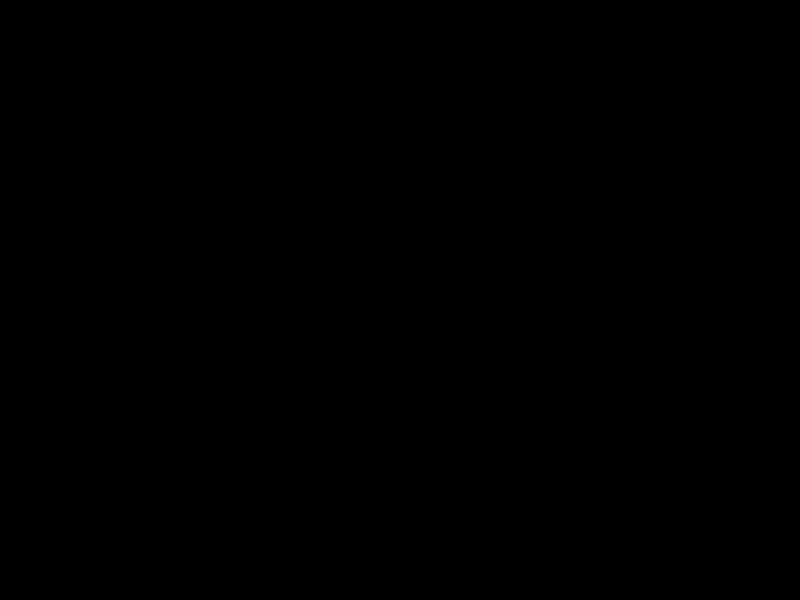
Frame 1 (no input)
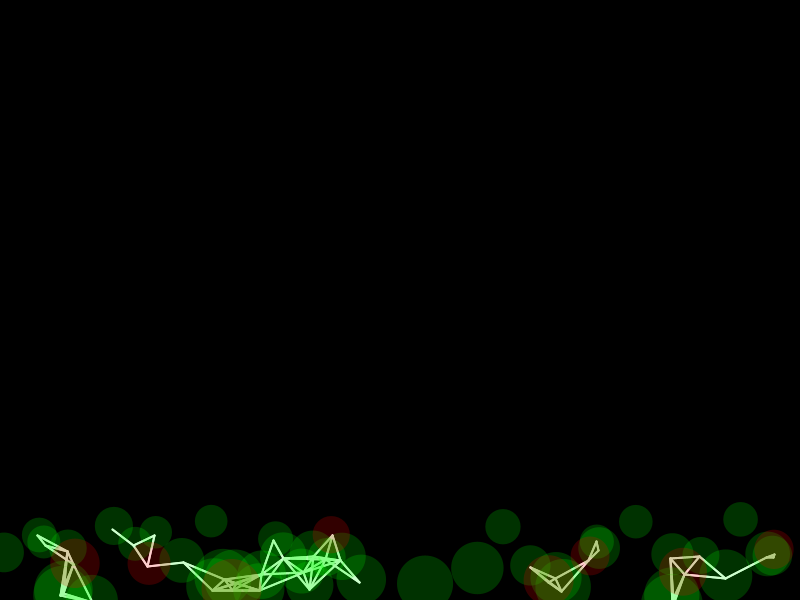
Frame 60 (the mouse pressed at the canvas centre just before this capture)
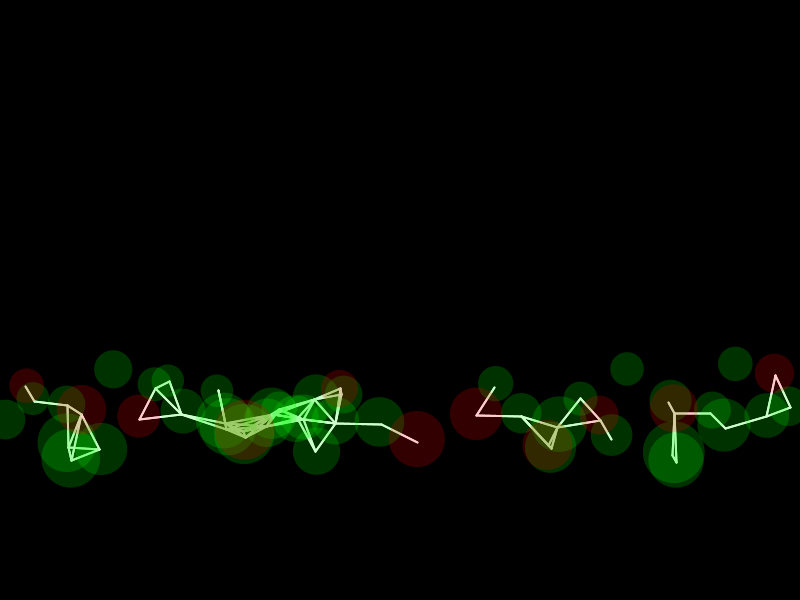
Frame 120 (the mouse held since frame 60 and released just before this capture)

The Processing sketch that drew these frames (run headless with seeded random() and noise(); from frame 60 on, the mouse is pressed at the canvas centre):

// Processing sketch: Genuary5
// ── Genuary5.pde

Bubble[] bubbles = new Bubble[50];


void setup() {
  size(800, 600);
  for (int i = 0; i < bubbles.length; i++) {
    bubbles[i] = new Bubble();
  }
}

void draw() {
  //fill(0, 10);
  //noStroke();
  background(0);
  //rect(0, 0, width, height);




  for (Bubble b : bubbles) {
    b.intersect = false;
  }

  for (Bubble a : bubbles) {
    for (Bubble b : bubbles) {
      if (a != b) {
        float d = dist(a.x, a.y, b.x, b.y);
        if (d < a.r + b.r) {
          a.intersect = true;
          b.intersect = false;
          strokeWeight(2);
          stroke(255);
          line(a.x, a.y, b.x, b.y);
        }
      }
    }
  }

  for (Bubble b : bubbles) {
    b.rise();
    b.show();
  }
}

// ── Bubble.pde
class Bubble {
  float x, y, r;

  boolean intersect = false;

  Bubble() {

    x = random(width);
    r = random(16, 32);
    y = height + r * 5;
  }

  void rise() {
    y = y - random(5);
    x = x + random(-2, 2);

    if (y < r) {
      y = height + r * 5;
    }
  }

  void show() {
    noStroke();
    if (intersect) fill(255, 0, 0, 50);
    else fill(0, 255, 0, 50);
    circle(x, y, r*2);
  }
}
